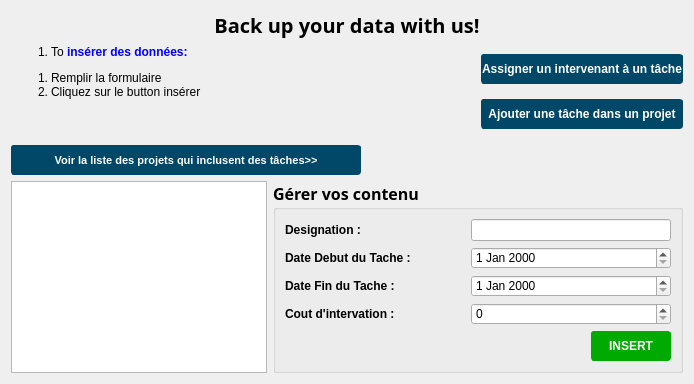
      <widget class="QWidget" name="page_3">
       <layout class="QVBoxLayout" name="verticalLayout_11">
        <item>
         <widget class="QLabel" name="label_12">
          <property name="font">
           <font>
            <family>Gabriola</family>
            <pointsize>15</pointsize>
            <weight>75</weight>
            <bold>true</bold>
           </font>
          </property>
          <property name="text">
           <string>Back up your data with us!</string>
          </property>
          <property name="textFormat">
           <enum>Qt::AutoText</enum>
          </property>
          <property name="alignment">
           <set>Qt::AlignCenter</set>
          </property>
         </widget>
        </item>
        <item>
         <layout class="QHBoxLayout" name="horizontalLayout_25">
          <item>
           <widget class="QLabel" name="label_13">
            <property name="maximumSize">
             <size>
              <width>200</width>
              <height>16777215</height>
             </size>
            </property>
            <property name="text">
             <string>&lt;ol style=&quot;list-style-type:upper-roman;&quot;&gt;
      &lt;li&gt;
	 To &lt;span style=&quot;color:blue;font-weight:bold; &quot;&gt; insérer&lt;span&gt; 		des données: 
      &lt;/li&gt;
	
&lt;/ol&gt;
&lt;p&gt;
      &lt;ol&gt;
	&lt;li&gt;Remplir la formulaire&lt;/li&gt;
	&lt;li&gt;Cliquez sur le button insérer&lt;/li&gt;
	
     &lt;/ol&gt;
&lt;/p&gt; &lt;br&gt;</string>
            </property>
           </widget>
          </item>
          <item>
           <spacer name="horizontalSpacer_18">
            <property name="orientation">
             <enum>Qt::Horizontal</enum>
            </property>
            <property name="sizeHint" stdset="0">
             <size>
              <width>40</width>
              <height>20</height>
             </size>
            </property>
           </spacer>
          </item>
          <item>
           <layout class="QVBoxLayout" name="verticalLayout">
            <item>
             <widget class="QPushButton" name="assigner_un_interv_a_une_tache_task">
              <property name="minimumSize">
               <size>
                <width>0</width>
                <height>30</height>
               </size>
              </property>
              <property name="maximumSize">
               <size>
                <width>16777215</width>
                <height>30</height>
               </size>
              </property>
              <property name="font">
               <font>
                <pointsize>9</pointsize>
                <weight>75</weight>
                <bold>true</bold>
               </font>
              </property>
              <property name="styleSheet">
               <string notr="true">color: rgb(255, 255, 255);
background-color: rgb(0, 71, 104);
border-color:   rgb(0, 71, 104);
border-width:1px;
border-style:solid;
border-radius:3px;</string>
              </property>
              <property name="text">
               <string>Assigner un intervenant à un tâche</string>
              </property>
             </widget>
            </item>
            <item>
             <widget class="QPushButton" name="ajouter_une_tache_dans_un_projet_task">
              <property name="minimumSize">
               <size>
                <width>0</width>
                <height>30</height>
               </size>
              </property>
              <property name="maximumSize">
               <size>
                <width>16777215</width>
                <height>30</height>
               </size>
              </property>
              <property name="font">
               <font>
                <pointsize>9</pointsize>
                <weight>75</weight>
                <bold>true</bold>
               </font>
              </property>
              <property name="styleSheet">
               <string notr="true">color: rgb(255, 255, 255);
background-color: rgb(0, 71, 104);
border-color:   rgb(0, 71, 104);
border-width:1px;
border-style:solid;
border-radius:3px;
</string>
              </property>
              <property name="text">
               <string>Ajouter une tâche dans un projet</string>
              </property>
             </widget>
            </item>
           </layout>
          </item>
         </layout>
        </item>
        <item>
         <widget class="QPushButton" name="pushButton_liste_des_projets_qui_inclusentDes_Taches_from_task_page">
          <property name="minimumSize">
           <size>
            <width>0</width>
            <height>30</height>
           </size>
          </property>
          <property name="maximumSize">
           <size>
            <width>350</width>
            <height>30</height>
           </size>
          </property>
          <property name="font">
           <font>
            <pointsize>8</pointsize>
            <weight>75</weight>
            <bold>true</bold>
           </font>
          </property>
          <property name="styleSheet">
           <string notr="true">color: rgb(255, 255, 255);
background-color: rgb(0, 71, 104);
border-color:   rgb(0, 71, 104);
border-width:1px;
border-style:solid;
border-radius:3px;</string>
          </property>
          <property name="text">
           <string>Voir la liste des projets qui inclusent des tâches&gt;&gt;</string>
          </property>
         </widget>
        </item>
        <item>
         <layout class="QHBoxLayout" name="horizontalLayout_12">
          <item>
           <widget class="QTableView" name="tableView_tache"/>
          </item>
          <item>
           <widget class="QGroupBox" name="groupBox_2">
            <property name="maximumSize">
             <size>
              <width>500</width>
              <height>16777215</height>
             </size>
            </property>
            <property name="font">
             <font>
              <family>MingLiU_HKSCS-ExtB</family>
              <pointsize>12</pointsize>
              <weight>75</weight>
              <bold>true</bold>
             </font>
            </property>
            <property name="layoutDirection">
             <enum>Qt::LeftToRight</enum>
            </property>
            <property name="styleSheet">
             <string notr="true">border-color: qlineargradient(spread:pad, x1:0.783, y1:0.596591, x2:1, y2:0, stop:1 rgba(14, 48, 71, 255));</string>
            </property>
            <property name="title">
             <string>Gérer vos contenu</string>
            </property>
            <layout class="QVBoxLayout" name="verticalLayout_5">
             <item>
              <layout class="QHBoxLayout" name="horizontalLayout_18">
               <item>
                <widget class="QLabel" name="label_21">
                 <property name="font">
                  <font>
                   <pointsize>9</pointsize>
                   <weight>75</weight>
                   <bold>true</bold>
                  </font>
                 </property>
                 <property name="text">
                  <string>Designation :</string>
                 </property>
                </widget>
               </item>
               <item>
                <spacer name="horizontalSpacer_11">
                 <property name="orientation">
                  <enum>Qt::Horizontal</enum>
                 </property>
                 <property name="sizeHint" stdset="0">
                  <size>
                   <width>40</width>
                   <height>20</height>
                  </size>
                 </property>
                </spacer>
               </item>
               <item>
                <widget class="QLineEdit" name="Designation">
                 <property name="minimumSize">
                  <size>
                   <width>200</width>
                   <height>0</height>
                  </size>
                 </property>
                </widget>
               </item>
              </layout>
             </item>
             <item>
              <layout class="QHBoxLayout" name="horizontalLayout_14">
               <item>
                <widget class="QLabel" name="label_18">
                 <property name="minimumSize">
                  <size>
                   <width>140</width>
                   <height>0</height>
                  </size>
                 </property>
                 <property name="font">
                  <font>
                   <pointsize>9</pointsize>
                   <weight>75</weight>
                   <bold>true</bold>
                  </font>
                 </property>
                 <property name="lineWidth">
                  <number>2</number>
                 </property>
                 <property name="midLineWidth">
                  <number>2</number>
                 </property>
                 <property name="text">
                  <string>Date Debut du Tache :</string>
                 </property>
                </widget>
               </item>
               <item>
                <spacer name="horizontalSpacer_7">
                 <property name="orientation">
                  <enum>Qt::Horizontal</enum>
                 </property>
                 <property name="sizeHint" stdset="0">
                  <size>
                   <width>40</width>
                   <height>20</height>
                  </size>
                 </property>
                </spacer>
               </item>
               <item>
                <widget class="QDateEdit" name="Date_Debut_T">
                 <property name="minimumSize">
                  <size>
                   <width>200</width>
                   <height>0</height>
                  </size>
                 </property>
                </widget>
               </item>
              </layout>
             </item>
             <item>
              <layout class="QHBoxLayout" name="horizontalLayout_15">
               <item>
                <widget class="QLabel" name="label_19">
                 <property name="font">
                  <font>
                   <pointsize>9</pointsize>
                   <weight>75</weight>
                   <bold>true</bold>
                  </font>
                 </property>
                 <property name="lineWidth">
                  <number>2</number>
                 </property>
                 <property name="midLineWidth">
                  <number>2</number>
                 </property>
                 <property name="text">
                  <string>Date Fin du Tache :</string>
                 </property>
                </widget>
               </item>
               <item>
                <spacer name="horizontalSpacer_8">
                 <property name="orientation">
                  <enum>Qt::Horizontal</enum>
                 </property>
                 <property name="sizeHint" stdset="0">
                  <size>
                   <width>40</width>
                   <height>20</height>
                  </size>
                 </property>
                </spacer>
               </item>
               <item>
                <widget class="QDateEdit" name="Date_Fin_T">
                 <property name="minimumSize">
                  <size>
                   <width>200</width>
                   <height>0</height>
                  </size>
                 </property>
                </widget>
               </item>
              </layout>
             </item>
             <item>
              <layout class="QHBoxLayout" name="horizontalLayout_16">
               <item>
                <widget class="QLabel" name="label_20">
                 <property name="font">
                  <font>
                   <pointsize>9</pointsize>
                   <weight>75</weight>
                   <bold>true</bold>
                  </font>
                 </property>
                 <property name="lineWidth">
                  <number>2</number>
                 </property>
                 <property name="midLineWidth">
                  <number>2</number>
                 </property>
                 <property name="text">
                  <string>Cout d'intervation :</string>
                 </property>
                </widget>
               </item>
               <item>
                <spacer name="horizontalSpacer_9">
                 <property name="orientation">
                  <enum>Qt::Horizontal</enum>
                 </property>
                 <property name="sizeHint" stdset="0">
                  <size>
                   <width>15</width>
                   <height>15</height>
                  </size>
                 </property>
                </spacer>
               </item>
               <item>
                <widget class="QSpinBox" name="CI">
                 <property name="minimumSize">
                  <size>
                   <width>200</width>
                   <height>0</height>
                  </size>
                 </property>
                </widget>
               </item>
              </layout>
             </item>
             <item>
              <widget class="QPushButton" name="insertbtn_Tache">
               <property name="minimumSize">
                <size>
                 <width>80</width>
                 <height>30</height>
                </size>
               </property>
               <property name="maximumSize">
                <size>
                 <width>80</width>
                 <height>30</height>
                </size>
               </property>
               <property name="font">
                <font>
                 <pointsize>9</pointsize>
                 <weight>75</weight>
                 <bold>true</bold>
                </font>
               </property>
               <property name="layoutDirection">
                <enum>Qt::RightToLeft</enum>
               </property>
               <property name="styleSheet">
                <string notr="true">color: rgb(255, 255, 255);
background-color: rgb(0, 170, 0);
border-color: rgb(0, 170, 0);
border-width:1px;
border-style:solid;
border-radius:3px;</string>
               </property>
               <property name="text">
                <string>INSERT</string>
               </property>
              </widget>
             </item>
            </layout>
           </widget>
          </item>
         </layout>
        </item>
       </layout>
      </widget>
